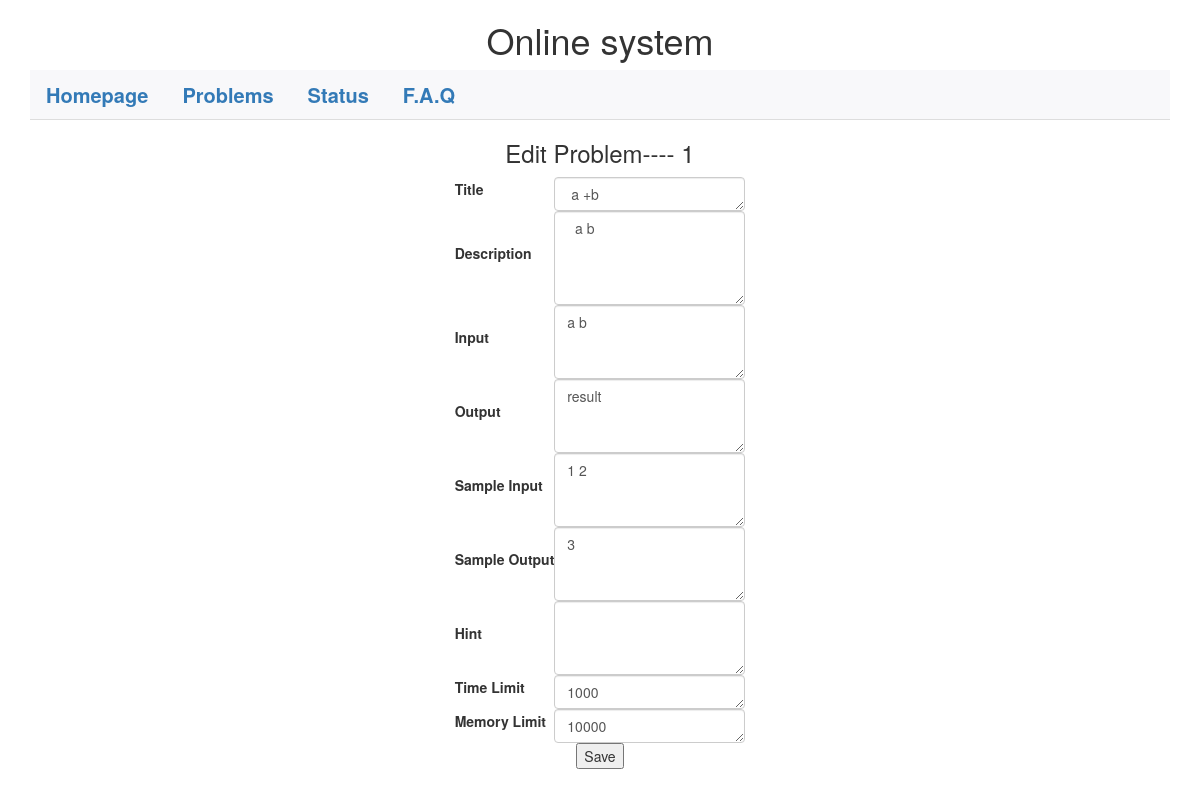
The page /editprb/1 on the database as committed earlier.
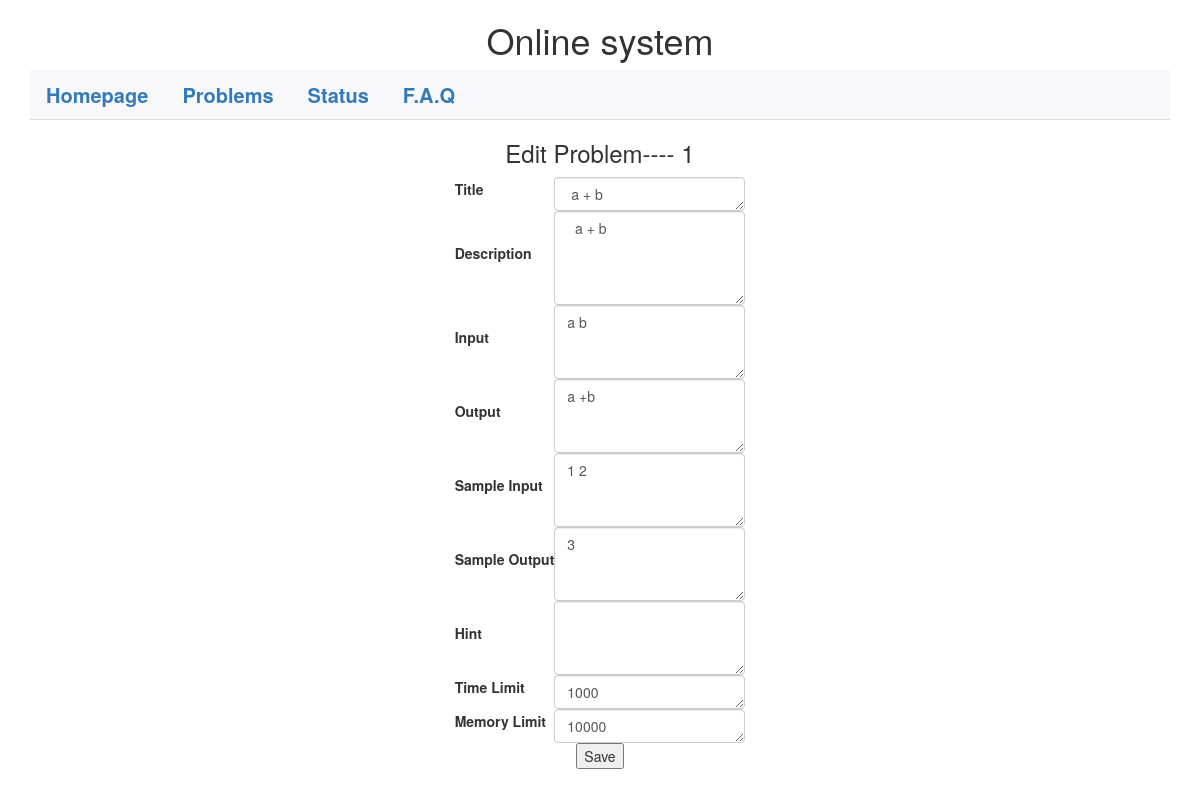
The same page on the database as committed later.
### App/models.py (models this page shows, shortened)
class Problem(db.Model):
    id = db.Column(db.Integer, primary_key = True, unique = True)
    title = db.Column(db.String(300))
    description = db.Column(db.String(9999))
    pbinput = db.Column(db.String(9999))
    pboutput = db.Column(db.String(9999))
    sinput = db.Column(db.String(9999))
    soutput = db.Column(db.String(9999))
    hint = db.Column(db.String(9999))
    ratio = db.Column(db.Float, default = 0.0)
    accnt = db.Column(db.Integer, default = 0)
    submitcnt = db.Column(db.Integer, default = 0)
    timelmt = db.Column(db.Integer)
    memorylmt = db.Column(db.Integer)

### App/view.py (the view, shortened to what this page needs)
@app.route('/editprb/<problemid>', methods = ['GET', 'POST'])
def Editprb(problemid):
  form = ProblemForm()
  pb = Problem.query.get(problemid)
  if request.method == 'GET':
    return render_template('editprb.html', form = form, pb = pb)
  return redirect(url_for('Showprb', problemid = problemid))

### App/view.py (called while the page is built)
@app.before_request
def before_request():
  g.user = current_user
  if g.user.is_authenticated():
    g.url = url_for('Profile', userid = g.user.userid)

### App/templates/editprb.html (shortened to what this page needs)
<!DOCTYPE html>
<html>
	<head>
		<link href = "../static/css/main.css" rel = "stylesheet">
		<link rel="stylesheet" href="../static/css/bootstrap.css">
	</head>
	<body>
		<div class="container" >
			<center><h1> Online system </h1> </center>
			<div class = "nav" id="problem">
	            <ul class = "nav nav-tabs">
	                <li> <a href = "/"> Homepage </a> </li>
	                <li> <a href = "/problems/"> Problems </a> </li>
	                <li> <a href = "#"> Status </a> </li>
	                <li> <a href = "#"> F.A.Q </a> </li>
	            </ul>
	    	</div>
	    </div>
	    <div id = "jumbotron">
		    <form action = {{ url_for('Editprb',problemid = pb.id) }}  method="POST" class="sign_up">
	        <center>
	        <h3>Edit Problem---- {{ pb.id }}</h3>
	        <table class = "center" id = "addprb">
	                <tr class = "title">
	                    <td><label for="title"> {{ form.title.label }} </label> </td>
	                    <td><textarea class="form-control" rows="1" value＝{{ form.title }}{{ pb.title }}</textarea> </td>
	                </tr>
	                <tr>
	                    <td><label for="description "> {{ form.description.label }} </label> </td>
	                    <td><textarea class="form-control" rows="4" value = {{ form.description }}{{ pb.description }}</textarea> </td>
	                </tr>
	                <tr>
	                    <td><label for="pbinput"> {{ form.pbinput.label }} </label> </td>
	                    <td><textarea class="form-control" rows="3" value = {{ form.pbinput }}{{ pb.pbinput }} </textarea> </td>
	                </tr>
	                <tr>
	                    <td><label for="pboutput"> {{ form.pboutput.label }} </label> </td>
	                    <td><textarea class="form-control" rows="3" value = {{ form.pboutput }}{{ pb.pboutput }} </textarea> </td>
	                </tr>
	                <tr>
	                    <td><label for="pbinput"> {{ form.sinput.label }} </label> </td>
	                    <td><textarea class="form-control" rows="3" value = {{ form.sinput }}{{ pb.sinput }}</textarea> </td>
	                </tr>
	                <tr>
	                    <td><label for="pboutput"> {{ form.soutput.label }} </label> </td>
	                     <td><textarea class="form-control" rows="3" value = {{ form.soutput }}{{ pb.soutput }}  </textarea> </td>
	                </tr>
	                <tr>
	                    <td><label for="hint"> {{ form.hint.label }} </label> </td>
	                    <td><textarea class="form-control" rows="3" value = {{ form.hint }}{{pb.hint }}  </textarea></td>
	                </tr>
	                <tr>
	                    <td><label for="timelmt"> {{ form.timelmt.label }} </label> </td>
	                    <td><textarea class="form-control" rows="1" value = {{ form.timelmt }}{{pb.timelmt }}</textarea></td>
	                </tr>
	                <tr>
	                    <td><label for="memorylmt"> {{ form.memorylmt.label }} </label> </td>
	                    <td><textarea class="form-control" rows="1" value = {{ form.memorylmt}}{{pb.memorylmt }}</textarea></td>
	                </tr>
	            </table>
	        <button type="submit" >Save</button>
	        </center>
	        </form>
        </div>
	</body>
</html>

Rows that differ between the two databases and show on the page:
changed Problem id 1: title "a +b" → "a + b"; description "a b" → "a + b"; pboutput "result" → "a +b"
